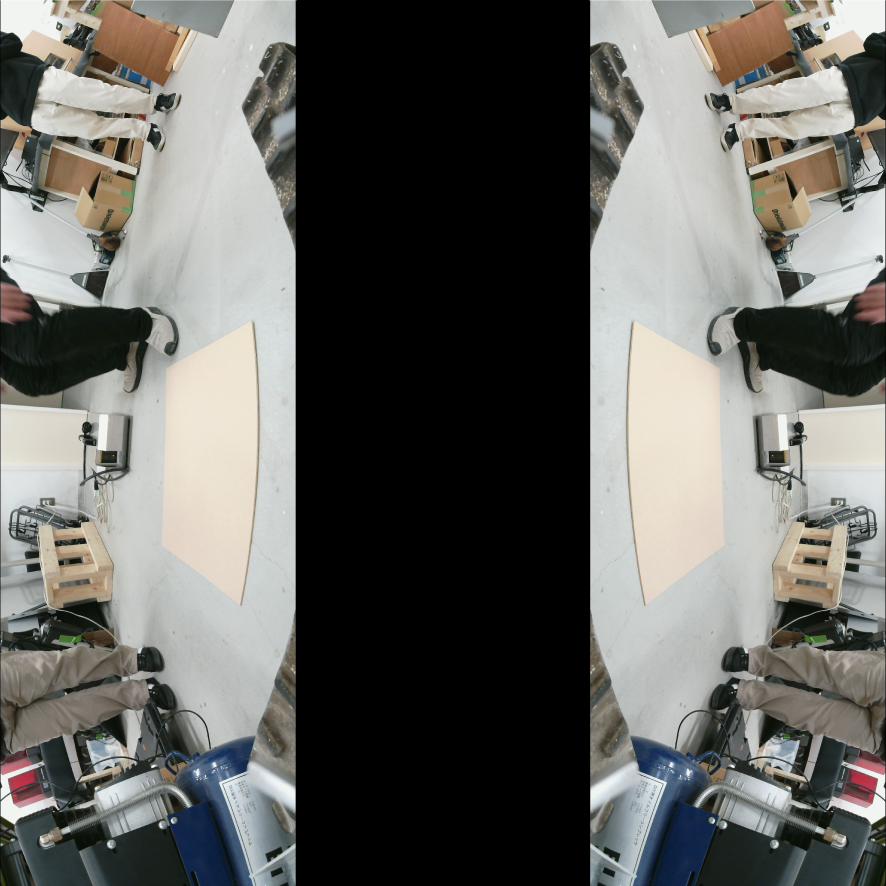
#> input picture test camera/sample_25per.png, 886 x 886 px
$ python trim_img.py
#> lines starting #> are read from the running program, lines starting #| are printed output that depends on the picture
import cv2
from matplotlib import pyplot as plt

# 画像読み込み
img = cv2.imread("sample_25per.png")
#> img is the input picture: shape (886, 886, 3); mean B, G, R 98, 101.8, 101.9

# img[top : bottom, left : right]
# サンプル1の切り出し、保存
img1 = img[0 : 784, 0: 296]
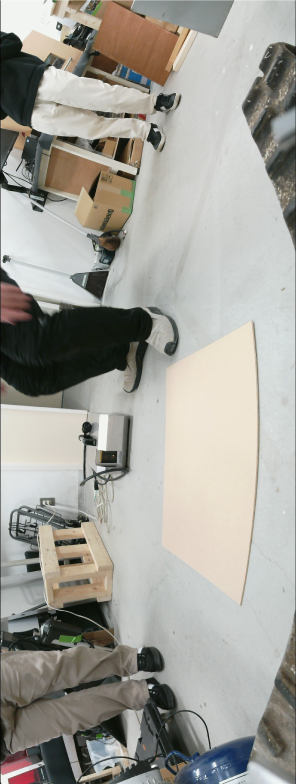
#> img1: shape (784, 296, 3); mean B, G, R 153.4, 160.3, 161.6
cv2.imwrite("out_sample1.jpg", img1)

# ここからグラフ設定
cv2.imshow("window",img1)
cv2.waitKey(0)
cv2.destroyAllWindows()
